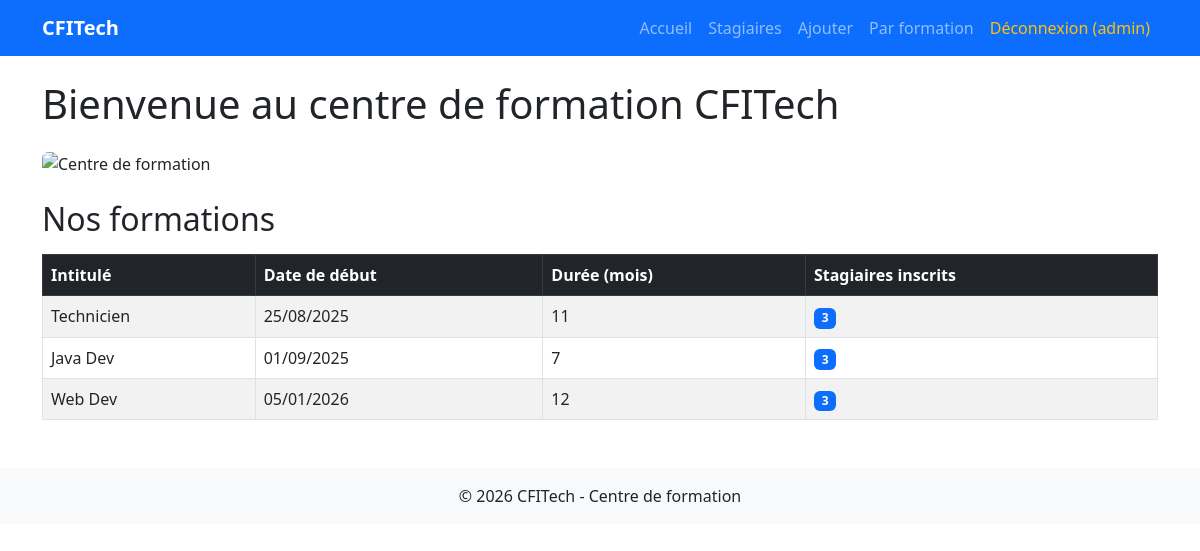
Page / (signed in) on the committed database.
### tables this page shows
CREATE TABLE `formations` (
    `id`         INT AUTO_INCREMENT PRIMARY KEY,
    `intitule`   VARCHAR(100) NOT NULL,
    `nb_mois`    INT          NOT NULL,
    `date_debut` DATE         NOT NULL
);

### index.php (the view, shortened to what this page needs)
<?php
require_once __DIR__ . '/config/db.php';
require_once 'header.php';
$sql = "SELECT f.*, COUNT(s.id) AS nb_stagiaires
        FROM formations f
        LEFT JOIN stagiaires s ON f.id = s.formation_id
        GROUP BY f.id
        ORDER BY f.date_debut ASC";
$formations = $pdo->query($sql)->fetchAll();
?>
<h1 class="mb-4">Bienvenue au centre de formation CFITech</h1>
<img src="https://images.unsplash.com/photo-1522071820081-009f0129c71c?w=1200&h=300&fit=crop"
     class="img-fluid rounded mb-4" alt="Centre de formation">
<h2 class="mb-3">Nos formations</h2>
<?php if (empty($formations)): ?>
    <div class="alert alert-info">Aucune formation enregistrée.</div>
<?php else: ?>
<table class="table table-striped table-bordered">
    <thead class="table-dark">
        <tr>
            <th>Intitulé</th>
            <th>Date de début</th>
            <th>Durée (mois)</th>
            <th>Stagiaires inscrits</th>
        </tr>
    </thead>
    <tbody>
        <?php foreach ($formations as $row): ?>
        <tr>
            <td><?= htmlspecialchars($row['intitule']) ?></td>
            <td><?= date('d/m/Y', strtotime($row['date_debut'])) ?></td>
            <td><?= (int)$row['nb_mois'] ?></td>
            <td><span class="badge bg-primary"><?= (int)$row['nb_stagiaires'] ?></span></td>
        </tr>
        <?php endforeach; ?>
    </tbody>
</table>
<?php endif; ?>
<?php require_once 'footer.php'; ?>

### rows in the picture
formations: intitule "Technicien", date_debut "25/08/2025", nb_mois "11", nb_stagiaires "3"
formations: intitule "Java Dev", date_debut "01/09/2025", nb_mois "7", nb_stagiaires "3"
formations: intitule "Web Dev", date_debut "05/01/2026", nb_mois "12", nb_stagiaires "3"

### other values in the picture
$_SESSION['user'] "admin"
